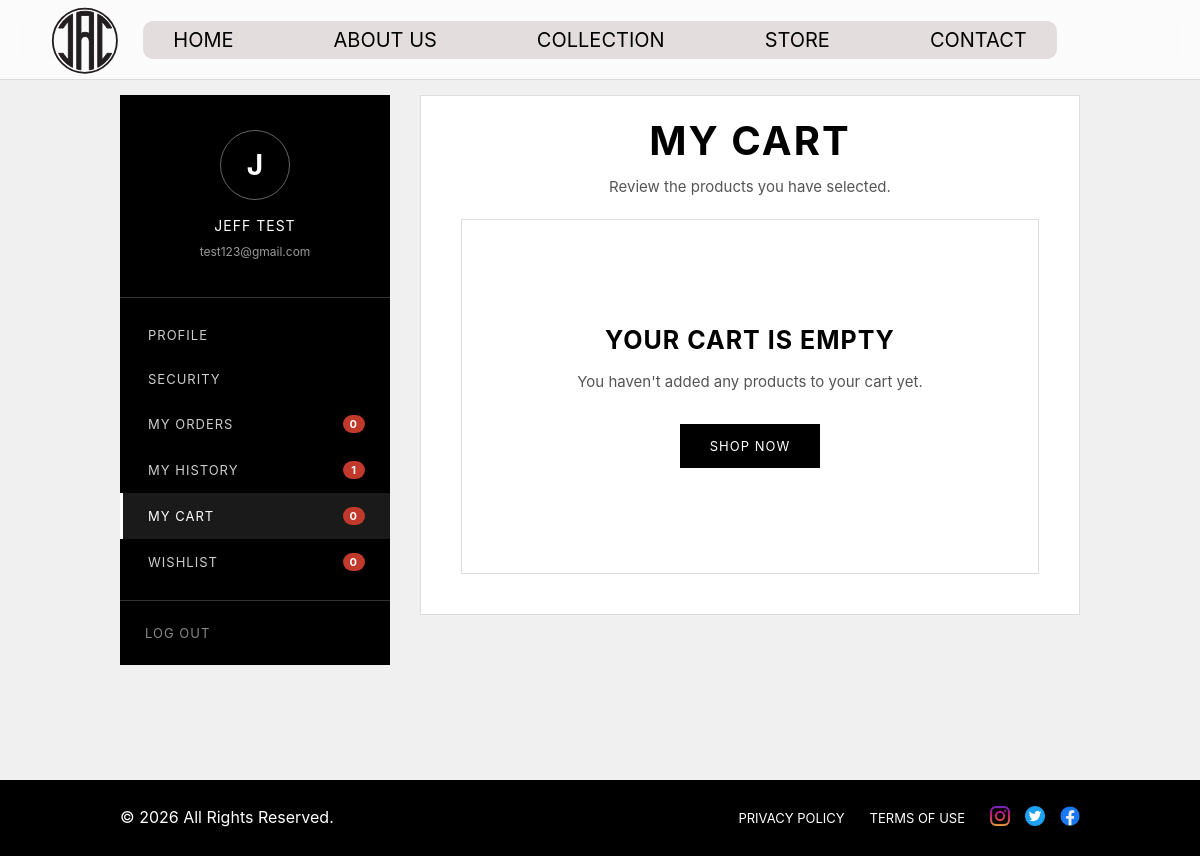
/user details/my cart.php (signed in), run on the app's committed database.
### tables this page shows
CREATE TABLE `users` (
  `id` int(11) NOT NULL AUTO_INCREMENT,
  `first_name` varchar(100) NOT NULL,
  `last_name` varchar(100) NOT NULL,
  `email` varchar(255) NOT NULL,
  `password` varchar(255) NOT NULL,
  `phone` varchar(30) DEFAULT NULL,
  `address` varchar(255) DEFAULT NULL,
  `city` varchar(100) DEFAULT NULL,
  `province` varchar(100) DEFAULT NULL,
  `postal_code` varchar(20) DEFAULT NULL,
  `role` varchar(20) NOT NULL DEFAULT 'customer',
  `created_at` timestamp NOT NULL DEFAULT current_timestamp(),
  `last_login` datetime DEFAULT NULL,
  PRIMARY KEY (`id`),
  UNIQUE KEY `email` (`email`)
);

### user details/my cart.php (the view, shortened to what this page needs)
<?php
require_once "../php/db.php";
 $is_logged_in = isset($_SESSION["user_id"]);
 $user_id = $is_logged_in
    ? (int) $_SESSION["user_id"]
    : 0;
 $user = null;
 $counts = ["orders" => 0, "history" => 0, "cart" => 0, "wishlist" => 0];
if ($is_logged_in) {
    $stmt = $conn->prepare("SELECT first_name, last_name, email FROM users WHERE id = ? LIMIT 1");
    $stmt->bind_param("i", $user_id);
    $stmt->execute();
    $user = $stmt->get_result()->fetch_assoc();
    function count_rows($conn, $sql, $uid) {
        $s = $conn->prepare($sql);
        $s->bind_param("i", $uid);
        $s->execute();
        $r = $s->get_result()->fetch_assoc();
        return (int) $r["c"];
    }
    $counts["orders"]   = count_rows($conn, "SELECT COUNT(*) AS c FROM orders WHERE user_id = ? AND status NOT IN ('Cancelled', 'Delivered', 'Completed')", $user_id);
    $counts["history"]  = count_rows($conn, "SELECT COUNT(*) AS c FROM orders WHERE user_id = ? AND status IN ('Cancelled', 'Delivered', 'Completed')", $user_id);
    $counts["cart"]     = count_rows($conn, "SELECT COUNT(*) AS c FROM cart_items INNER JOIN cart ON cart_items.cart_id = cart.id WHERE cart.user_id = ?", $user_id);
    $counts["wishlist"] = count_rows($conn, "SELECT COUNT(*) AS c FROM wishlist WHERE user_id = ?", $user_id);
}
 $cart_items = [];
?>
<!DOCTYPE html>
<html lang="en">
<head>
    <link rel="stylesheet" href="../style.css">
    <link rel="stylesheet" href="../account.css">
</head>
<body>
<header>
    <a href="../index.php">
        <img src="../Images/Final LOGO.svg" alt="JAC Logo" class="logo">
    </a>
    <nav>
        <a href="../index.php#home">HOME</a>
        <a href="../index.php#about">ABOUT US</a>
        <a href="../index.php#collections">COLLECTION</a>
        <a href="../store.php">STORE</a>
        <a href="../index.php#contact">CONTACT</a>
    </nav>
</header>
<section class="cart-page">
    <div class="account-layout">
        <aside class="account-sidebar">
            <div class="sidebar-user">
                <div class="sidebar-avatar">
                    <?php echo $is_logged_in ? strtoupper(substr($user["first_name"] ?? "J", 0, 1)) : "👤"; ?>
                </div>
                <p class="sidebar-name">
                    <?php echo $is_logged_in
                        ? strtoupper(htmlspecialchars(($user["first_name"] ?? "") . " " . ($user["last_name"] ?? "")))
                        : "GUEST"; ?>
                </p>
                <p class="sidebar-email">
                    <?php echo $is_logged_in ? htmlspecialchars($user["email"] ?? "") : "Not logged in"; ?>
                </p>
            </div>
            <nav class="sidebar-nav">
                <a href="my%20account.php?tab=profile">PROFILE</a>
                <a href="my%20account.php?tab=security">SECURITY</a>
                <a href="my%20order.php">
                    MY ORDERS <?php if ($is_logged_in): ?><span class="sidebar-count"><?php echo $counts["orders"]; ?></span><?php endif; ?>
                </a>
                <a href="my%20order.php?view=history">
                    MY HISTORY <?php if ($is_logged_in): ?><span class="sidebar-count"><?php echo $counts["history"]; ?></span><?php endif; ?>
                </a>
                <a href="my%20cart.php" class="active">
                    MY CART <?php if ($is_logged_in): ?><span class="sidebar-count"><?php echo $counts["cart"]; ?></span><?php endif; ?>
                </a>
                <a href="wishlist.php">
                    WISHLIST <?php if ($is_logged_in): ?><span class="sidebar-count"><?php echo $counts["wishlist"]; ?></span><?php endif; ?>
                </a>
            </nav>
            <div class="sidebar-logout">
                <?php if ($is_logged_in): ?>
                    <a href="../logout.php">LOG OUT</a>
                <?php else: ?>
                    <a href="../login.php">LOG IN</a>
                <?php endif; ?>
            </div>
        </aside>
        <div class="account-content">
        <div class="cart-container">
            <h1>MY CART</h1>
            <p class="cart-intro">Review the products you have selected.</p>
            <?php if (!$is_logged_in): ?>
                <div class="logged-out-card">
                    <div class="logged-out-avatar">👤</div>
                    <h2>NOT LOGGED IN</h2>
                    <p>
                        Please log in to view your cart.
                        Don't have an account yet? Create one for free.
                    </p>
                    <div class="logged-out-actions">
                        <a href="../login.php">LOGIN</a>
                        <a href="../register.php" class="secondary">REGISTER</a>
                    </div>
                </div>
            <?php elseif (empty($cart_items)): ?>
                <div class="empty-cart">
                    <h2>YOUR CART IS EMPTY</h2>
                    <p>You haven't added any products to your cart yet.</p>
                    <a href="../store.php" class="account-action">SHOP NOW</a>
                </div>
            <?php endif; ?>
        </div>
        </div>
    </div>
</section>
<footer>
    <div class="footer-bottom">
        <p>© 2026 All Rights Reserved.</p>
        <div class="footer-right">
            <a href="../legal/privacy.html">PRIVACY POLICY</a>
            <a href="../legal/terms.html">TERMS OF USE</a>
            <div class="footer-social">
                <a href="#"><img src="../images/instagram.png" alt="Instagram"></a>
                <a href="#"><img src="../images/twitter.png" alt="Twitter"></a>
                <a href="#"><img src="../images/facebook.png" alt="Facebook"></a>
            </div>
        </div>
    </div>
</footer>
</body>
</html>

### style.css (style rules this page uses)
html { scroll-behavior: smooth; }
body { font-family: Bakerville, Inter; background-color: rgb(240, 240, 240); color: black; }
header { height: 80px; display: flex; justify-content: center; align-items: center; padding: 0 50px; border-bottom: 1px solid #ddd; position: sticky; top: 0; z-index: 1000; background-color: rgba(255, 255, 255, 0.75); backdrop-filter: blur(8px); }
nav { display: flex; gap: 100px; padding: 7px 30px; background-color: #e4dddd; border-radius: 10px; }
nav a { position: relative; color: black; text-decoration: none; font-size: 20px; }
nav a::after { content: ''; position: absolute; left: 0; bottom: -5px; width: 0; height: 2px; background-color: black; transition: width 0.3s ease; }
.logo { position: absolute; left: 30px; top: -50px; width: 110px; height: auto; }
section { padding: 80px 10%; }
h2 { font-size: 40px; margin-bottom: 25px; }
p { line-height: 1.6; margin-bottom: 15px; }
footer { padding: 25px 10%; background-color: black; color: white; }
.footer-bottom { display: flex; align-items: center; justify-content: space-between; }
.footer-bottom p { margin: 0; }
.footer-right { display: flex; align-items: center; gap: 25px; }
.footer-right a { color: white; text-decoration: none; font-size: 13px; }
.footer-social { display: flex; align-items: center; gap: 15px; }
.footer-social img { width: 20px; height: 20px; object-fit: contain; }
.account-page, .orders-page, .cart-page, .wishlist-page { min-height: 700px; padding: 80px 10%; background-color: rgb(240, 240, 240); }
.account-container, .orders-container, .cart-container, .wishlist-container { width: 100%; max-width: 1100px; margin: 0 auto; }
.account-container h1, .orders-container h1, .cart-container h1, .wishlist-container h1 { text-align: center; font-size: 40px; letter-spacing: 2px; margin-bottom: 15px; }
.account-intro, .orders-intro, .cart-intro, .wishlist-intro { text-align: center; font-size: 15px; color: #555; margin-bottom: 50px; }
.account-content { padding: 40px; background-color: white; border: 1px solid #ddd; }
.account-content h2 { font-size: 24px; letter-spacing: 1px; margin-bottom: 25px; }
.empty-orders, .empty-cart, .empty-wishlist { width: 100%; padding: 70px 30px; background-color: white; border: 1px solid #ddd; text-align: center; }
.empty-orders h2, .empty-cart h2, .empty-wishlist h2 { font-size: 25px; margin-bottom: 15px; }
.empty-orders p, .empty-cart p, .empty-wishlist p { font-size: 15px; color: #555; margin-bottom: 30px; }
.account-action, .shop-now { display: inline-block; padding: 14px 30px; background-color: black; color: white; text-decoration: none; font-size: 13px; letter-spacing: 1px; }

### data on the page
users: first_name "J", first_name+last_name "JEFF TEST", email "test123@gmail.com"

### other printed values
$counts["orders"] "0"
$counts["history"] "1"
$counts["cart"] "0"
$counts["wishlist"] "0"
